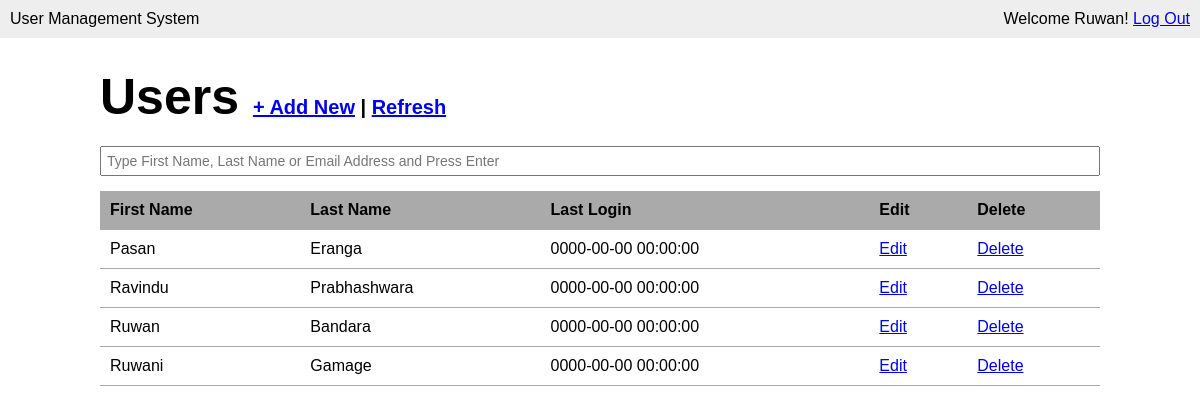
/users.php (signed in), run on the app's committed database.
### tables this page shows
CREATE TABLE `user` (
  `id` int(11) NOT NULL,
  `first_name` varchar(50) NOT NULL,
  `last_name` varchar(100) NOT NULL,
  `email` varchar(100) NOT NULL,
  `password` varchar(40) NOT NULL,
  `last_login` datetime NOT NULL,
  `is_deleted` tinyint(1) NOT NULL
);

### users.php (the view, shortened to what this page needs)
<?php require_once('inc/connection.php'); ?>
<?php
$user_list = '';
$search = '';
if (isset($_GET['search'])) {
    $search = mysqli_real_escape_string($connection, $_GET['search']);
    $query = "SELECT * FROM user WHERE (first_name LIKE '%{$search}%' OR last_name LIKE '%{$search}%' OR email LIKE '%{$search}%') AND is_deleted = 0 ORDER BY first_name";
} else {
    $query = "SELECT * FROM user WHERE is_deleted = 0 ORDER BY first_name";
}
$users = mysqli_query($connection, $query);
while ($user = mysqli_fetch_assoc($users)) {
    $user_list .= "<tr>";
    $user_list .= "<td>{$user['first_name']}</td>";
    $user_list .= "<td>{$user['last_name']}</td>";
    $user_list .= "<td>{$user['last_login']}</td>";
    $user_list .= "<td><a href=\"modify-user.php?user_id={$user['id']}\">Edit</a></td>";
    $user_list .= "<td><a href=\"delete-user.php?user_id={$user['id']}\" onclick=\"return confirm('Are you sure?');\">Delete</a></td>";
    $user_list .= "</tr>";
}
?>
<!DOCTYPE html>
<html lang="en">
<head>
    <link rel="stylesheet" href="css/main.css">
</head>
<body>
    <header>
        <div class="appname">User Management System</div>
        <div class="loggedin">Welcome <?php echo $_SESSION['first_name'] ?>! <a href="logout.php">Log Out</a></div>
    </header>
    <main>
        <h1>Users <span><a href="add-user.php">+ Add New</a> | <a href="users.php">Refresh</a></span></h1>
        <div class="search">
            <p>
            <form action="users.php" method="get">
                <input type="search" name="search" id="" placeholder="Type First Name, Last Name or Email Address and Press Enter" autofocus value="<?php echo $search ?>" required>
            </form>
            </p>
        </div>
        <table class="masterlist">
            <tr>
                <th>First Name</th>
                <th>Last Name</th>
                <th>Last Login</th>
                <th>Edit</th>
                <th>Delete</th>
            </tr>
            <?php echo $user_list; ?>
        </table>
    </main>
</body>
</html>

### css/main.css (style rules this page uses)
* { margin: 0; }
body { font-family: Arial, "Helvetica Neue", Helvetica, sans-serif; font-size: 16px; }
p { margin-bottom: 15px; }
input { display: block; width: 100%; padding: 5px; box-sizing: border-box; font-size: 14px; }
header { background-color: #eee; overflow: auto; padding: 10px; }
header .appname { float: left; }
header .loggedin { float: right; }
main { width: 1000px; margin: 30px auto; }
main h1 { margin-bottom: 20px; font-size: 50px; }
main h1 span { font-size: 20px; }
table.masterlist { width: 100%; border-collapse: collapse; }
table.masterlist th { background: #aaa; text-align: left; }
table.masterlist th, table.masterlist td { padding: 10px; border-bottom: 1px solid #aaa; }

### data on the page
user: first_name "Pasan", last_name "Eranga", last_login "0000-00-00 00:00:00"
user: first_name "Ravindu", last_name "Prabhashwara", last_login "0000-00-00 00:00:00"
user: first_name "Ruwan", last_name "Bandara", last_login "0000-00-00 00:00:00"
user: first_name "Ruwani", last_name "Gamage", last_login "0000-00-00 00:00:00"

### other printed values
$_SESSION['first_name'] "Ruwan"
